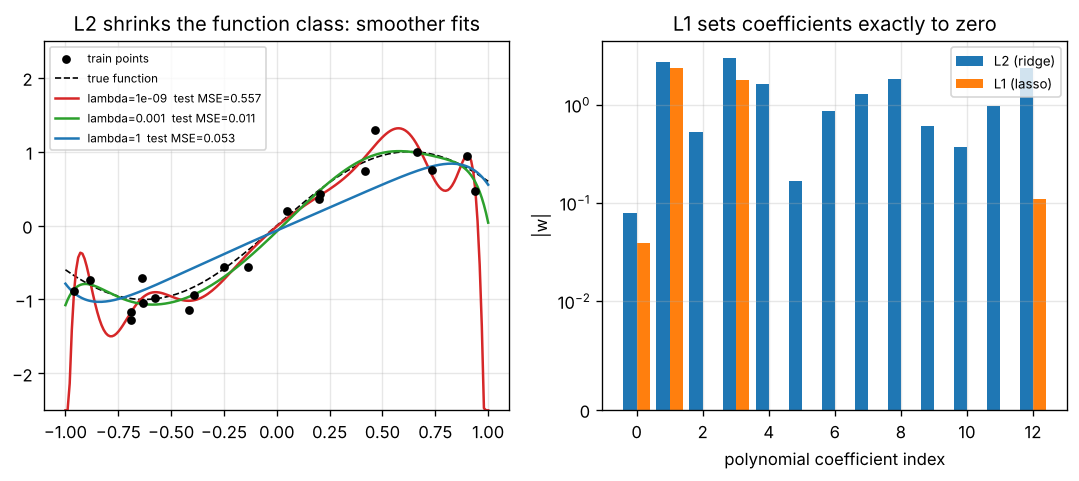

Python code for this plot:
"""
Day 149 - Consolidation: regularization as constraining the function class.
Left : degree-12 polynomial fit to 20 noisy points, ridge (L2) with three penalty strengths.
Right: coefficient magnitudes for L2 (ridge) vs L1 (lasso via ISTA) at matched training fit -- L1 zeroes coefficients.
Synthetic, deterministic (seed 42), numpy only, nothing downloaded.
"""
import numpy as np
import matplotlib.pyplot as plt

np.random.seed(42)
n, deg = 20, 12
x = np.sort(np.random.uniform(-1, 1, n))
y = np.sin(2.5 * x) + 0.2 * np.random.randn(n)
xt = np.linspace(-1, 1, 200)
yt = np.sin(2.5 * xt)
Phi = np.vander(x, deg + 1, increasing=True)
Pt = np.vander(xt, deg + 1, increasing=True)

def ridge(lam):
    return np.linalg.solve(Phi.T @ Phi + lam * np.eye(deg + 1), Phi.T @ y)

def lasso(lam, iters=20000):                       # ISTA: gradient step then soft-threshold
    w = np.zeros(deg + 1)
    step = 1.0 / np.linalg.norm(Phi, 2) ** 2
    for _ in range(iters):
        w = w - step * Phi.T @ (Phi @ w - y)
        w = np.sign(w) * np.maximum(np.abs(w) - step * lam, 0)
    return w

fig, ax = plt.subplots(1, 2, figsize=(11, 4))
ax[0].scatter(x, y, c="k", s=18, zorder=3, label="train points")
ax[0].plot(xt, yt, "k--", lw=1, label="true function")
for lam, c in [(1e-9, "tab:red"), (1e-3, "tab:green"), (1.0, "tab:blue")]:
    w = ridge(lam)
    err = np.mean((Pt @ w - yt) ** 2)
    ax[0].plot(xt, np.clip(Pt @ w, -2.5, 2.5), color=c, label=f"lambda={lam:g}  test MSE={err:.3f}")
    print(f"ridge lambda={lam:g}: test MSE={err:.4f}  ||w||2={np.linalg.norm(w):.2f}")
ax[0].set_ylim(-2.5, 2.5); ax[0].set_title("L2 shrinks the function class: smoother fits"); ax[0].legend(fontsize=7); ax[0].grid(alpha=0.3)

wr, wl = ridge(1e-3), lasso(0.05)
idx = np.arange(deg + 1)
ax[1].bar(idx - 0.2, np.abs(wr), 0.4, color="tab:blue", label="L2 (ridge)")
ax[1].bar(idx + 0.2, np.abs(wl), 0.4, color="tab:orange", label="L1 (lasso)")
ax[1].set_yscale("symlog", linthresh=1e-2); ax[1].set_xlabel("polynomial coefficient index"); ax[1].set_ylabel("|w|")
ax[1].set_title("L1 sets coefficients exactly to zero"); ax[1].legend(fontsize=8); ax[1].grid(alpha=0.3)
print(f"nonzeros: ridge={np.sum(np.abs(wr) > 1e-8)}  lasso={np.sum(np.abs(wl) > 1e-8)} of {deg + 1}")
print(f"train MSE: ridge={np.mean((Phi @ wr - y) ** 2):.4f}  lasso={np.mean((Phi @ wl - y) ** 2):.4f}")
print(f"test  MSE: ridge={np.mean((Pt @ wr - yt) ** 2):.4f}  lasso={np.mean((Pt @ wl - yt) ** 2):.4f}")

plt.savefig("graph_DAY_149.png", dpi=120, bbox_inches="tight")
